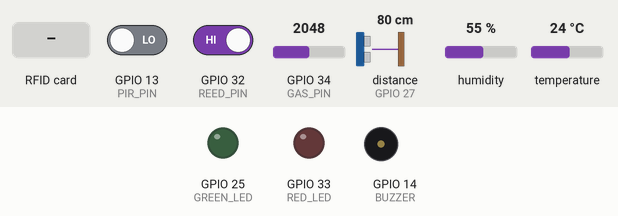
A sketch run on a simulated ESP32. Parts: output pins drawn as LEDs (lit = HIGH), buzzer (waves = sounding). Inputs (shaded band) come from the test bench; at power-on: GPIO 34 (GAS_PIN) = 2048, GPIO 13 (PIR_PIN) LOW, GPIO 32 (REED_PIN) HIGH, distance to the obstacle (sensor on GPIO 27) 80 cm, humidity 55 %, temperature 24 °C. The echo pulse lasts 58.3 µs per cm; WiFi joins after 1.5 s; servers stay silent unless stated; uploads are accepted with an empty reply; pins used as bus, display or sensor lines are not drawn; what the sketch prints to the serial monitor is not drawn.

Above: at 2.7 s.
2.8 s: RFID card 5E 7A 19 C4 held to the reader
At 3.21 s:
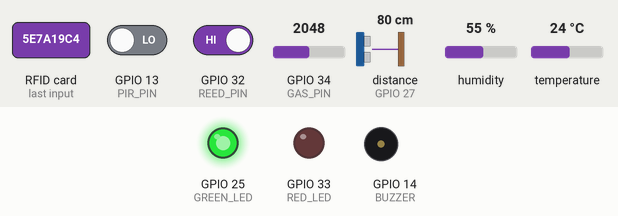
At 10.5 s:
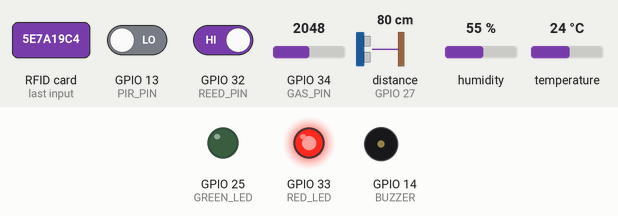
22.3 s: GPIO 34 (GAS_PIN) set to 1838
31.5 s: GPIO 34 (GAS_PIN) set to 1741
Timing chart, 0 to 34.0 s (numbered marks = the images above; inputs shaded):
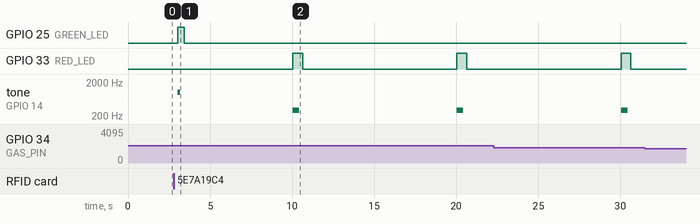

Measured:
- after the input at 2.8 s, GPIO 25 (GREEN_LED): LOW → HIGH after 0.22 s, → LOW 0.40 s later
- after the input at 31.5 s, every drawn part: stays the same
- by itself, GPIO 33 (RED_LED): alternates HIGH for 0.60 s and LOW for 9.4 s
- by itself, tone on GPIO 14 (BUZZER): plays 1000 Hz for 0.15 s, 300 Hz for 0.40 s, 300 Hz for 0.40 s

The sketch:

attendance_multisensor.ino
```cpp
/*
  Smart PG/Hostel Management Platform
  ESP32 Multi-Sensor Node — Attendance + Safety + Utility Monitoring
  ---------------------------------------------------------------------
  SENSORS ON THIS BOARD (6 total):
    1. RC522 RFID reader   -> Digital attendance (tap in/out)
    2. PIR motion sensor   -> Corridor/room occupancy + night security
    3. DHT22               -> Room temperature + humidity
    4. MQ-2 gas/smoke      -> Fire/gas leak safety (kitchen/mess area)
    5. HC-SR04 ultrasonic  -> Overhead water tank level
    6. Reed/magnetic switch -> Door open/close detection (gate or room)

  ============================ WIRING TABLE ============================
  Component        | Pin on component | Pin on ESP32
  ------------------|-------------------|----------------
  RC522 RFID        | SDA               | GPIO 5
                     | SCK               | GPIO 18
                     | MOSI              | GPIO 23
                     | MISO              | GPIO 19
                     | RST               | GPIO 22
                     | 3.3V / GND        | 3.3V / GND   (NOT 5V — will damage it)
  ------------------|-------------------|----------------
  PIR (HC-SR501)     | OUT               | GPIO 13
                     | VCC / GND         | 5V / GND
  ------------------|-------------------|----------------
  DHT22              | DATA              | GPIO 4  (use a 10k pull-up resistor to 3.3V)
                     | VCC / GND         | 3.3V / GND
  ------------------|-------------------|----------------
  MQ-2 gas sensor     | AOUT              | GPIO 34 (ADC1 input-only pin)
                     | VCC / GND         | 5V / GND
  ------------------|-------------------|----------------
  HC-SR04 ultrasonic  | TRIG              | GPIO 26
                     | ECHO              | GPIO 27 (use a voltage divider: ECHO is 5V, ESP32 pins are 3.3V!)
                     | VCC / GND         | 5V / GND
  ------------------|-------------------|----------------
  Reed switch (door)  | one leg           | GPIO 32
                     | other leg         | GND   (uses internal pull-up, no resistor needed)
  ------------------|-------------------|----------------
  Status LEDs         | Green             | GPIO 25
                     | Red               | GPIO 33
  Buzzer               | +                 | GPIO 14
  ========================================================================

  Libraries needed (Arduino IDE Library Manager):
    - MFRC522 by GithubCommunity
    - DHT sensor library by Adafruit  (+ Adafruit Unified Sensor, its dependency)
    - ArduinoJson by Benoit Blanchon
    - WiFi, HTTPClient (built-in with ESP32 board package)

  DATA FLOW:
    - RFID tap  -> instantly POSTs to /api/attendance/scan (same as before)
    - Every 10s -> reads all other sensors, POSTs one combined reading to
                   /api/sensors/reading so the dashboard can show live values
                   and raise alerts (gas high / door open / tank low / motion).
*/

#include <SPI.h>
#include <MFRC522.h>
#include <WiFi.h>
#include <HTTPClient.h>
#include <ArduinoJson.h>
#include <DHT.h>

// ------------- CONFIG: EDIT THESE -------------
const char* WIFI_SSID     = "YOUR_WIFI_SSID";
const char* WIFI_PASSWORD = "YOUR_WIFI_PASSWORD";

const char* API_BASE       = "http://192.168.1.100:4000"; // your backend's LAN IP
const char* DEVICE_API_KEY = "change_this_to_a_secret_key"; // must match backend .env

const char* DEVICE_ID   = "ESP32-NODE-01";  // unique per device/room/floor
const int   HOSTEL_ID   = 1;                // this device's hostel ID from backend DB

const float TANK_HEIGHT_CM = 100.0; // full-tank height, for % calculation — measure your tank
// ------------------------------------------------

// ---- RFID pins ----
#define SS_PIN   5
#define RST_PIN  22

// ---- Sensor pins ----
#define PIR_PIN     13
#define DHT_PIN     4
#define DHT_TYPE    DHT22
#define GAS_PIN     34   // ADC1 channel, input-only
#define TRIG_PIN    26
#define ECHO_PIN    27
#define REED_PIN    32

// ---- Feedback pins ----
#define GREEN_LED 25
#define RED_LED   33
#define BUZZER    14

MFRC522 rfid(SS_PIN, RST_PIN);
DHT dht(DHT_PIN, DHT_TYPE);

unsigned long lastSensorPush = 0;
const unsigned long SENSOR_INTERVAL = 10000; // 10 seconds

void setup() {
  Serial.begin(115200);
  SPI.begin();
  rfid.PCD_Init();
  dht.begin();

  pinMode(GREEN_LED, OUTPUT);
  pinMode(RED_LED, OUTPUT);
  pinMode(BUZZER, OUTPUT);
  pinMode(PIR_PIN, INPUT);
  pinMode(TRIG_PIN, OUTPUT);
  pinMode(ECHO_PIN, INPUT);
  pinMode(REED_PIN, INPUT_PULLUP); // reads LOW when door is closed (magnet touching)

  connectWiFi();
  Serial.println("Multi-sensor node ready.");
}

void loop() {
  if (WiFi.status() != WL_CONNECTED) {
    connectWiFi();
  }

  // ---- 1. RFID attendance (instant, event-driven) ----
  if (rfid.PICC_IsNewCardPresent() && rfid.PICC_ReadCardSerial()) {
    String uid = getUID();
    Serial.println("Card scanned: " + uid);
    sendAttendance(uid);
    rfid.PICC_HaltA();
    rfid.PCD_StopCrypto1();
    delay(1500); // debounce
  }

  // ---- 2-6. Other sensors (every 10 seconds) ----
  if (millis() - lastSensorPush >= SENSOR_INTERVAL) {
    lastSensorPush = millis();
    pushSensorReadings();
  }
}

// ============ RFID ============
String getUID() {
  String uid = "";
  for (byte i = 0; i < rfid.uid.size; i++) {
    if (rfid.uid.uidByte[i] < 0x10) uid += "0";
    uid += String(rfid.uid.uidByte[i], HEX);
  }
  uid.toUpperCase();
  return uid;
}

void sendAttendance(String uid) {
  if (WiFi.status() != WL_CONNECTED) { signalError(); return; }

  HTTPClient http;
  http.begin(String(API_BASE) + "/api/attendance/scan");
  http.addHeader("Content-Type", "application/json");
  http.addHeader("x-device-key", DEVICE_API_KEY);

  StaticJsonDocument<256> doc;
  doc["rfid_tag"] = uid;
  doc["device_id"] = DEVICE_ID;
  doc["hostel_id"] = HOSTEL_ID;
  String payload;
  serializeJson(doc, payload);

  int httpCode = http.POST(payload);
  if (httpCode == 200) {
    Serial.println("Attendance response: " + http.getString());
    signalSuccess();
  } else {
    Serial.printf("Attendance HTTP error: %d\n", httpCode);
    signalError();
  }
  http.end();
}

// ============ Other 5 sensors, combined push ============
void pushSensorReadings() {
  // -- PIR motion --
  bool motionDetected = digitalRead(PIR_PIN) == HIGH;

  // -- DHT22 temp/humidity --
  float temperature = dht.readTemperature();
  float humidity = dht.readHumidity();
  if (isnan(temperature) || isnan(humidity)) {
    Serial.println("DHT22 read failed, skipping this cycle's temp/humidity.");
    temperature = -1;
    humidity = -1;
  }

  // -- MQ-2 gas level (raw ADC 0-4095; calibrate threshold for your unit) --
  int gasRaw = analogRead(GAS_PIN);

  // -- HC-SR04 water tank level --
  float distanceCm = readUltrasonicCm();
  float waterLevelPercent = -1;
  if (distanceCm > 0) {
    float waterHeight = TANK_HEIGHT_CM - distanceCm; // distance is from sensor (top) to water surface
    waterLevelPercent = (waterHeight / TANK_HEIGHT_CM) * 100.0;
    waterLevelPercent = constrain(waterLevelPercent, 0, 100);
  }

  // -- Reed switch door status --
  bool doorClosed = digitalRead(REED_PIN) == LOW; // LOW = magnet present = closed

  // Local safety alert: buzz if gas is high (tune 1800 threshold to your MQ-2 after calibration)
  if (gasRaw > 1800) {
    signalError();
  }

  if (WiFi.status() != WL_CONNECTED) return;

  HTTPClient http;
  http.begin(String(API_BASE) + "/api/sensors/reading");
  http.addHeader("Content-Type", "application/json");
  http.addHeader("x-device-key", DEVICE_API_KEY);

  StaticJsonDocument<384> doc;
  doc["hostel_id"] = HOSTEL_ID;
  doc["device_id"] = DEVICE_ID;
  doc["motion_detected"] = motionDetected;
  doc["temperature_c"] = temperature;
  doc["humidity_pct"] = humidity;
  doc["gas_raw"] = gasRaw;
  doc["water_level_pct"] = waterLevelPercent;
  doc["door_closed"] = doorClosed;

  String payload;
  serializeJson(doc, payload);
  int httpCode = http.POST(payload);
  Serial.printf("Sensor push HTTP %d | motion=%d temp=%.1f hum=%.1f gas=%d water=%.0f%% door=%s\n",
    httpCode, motionDetected, temperature, humidity, gasRaw, waterLevelPercent, doorClosed ? "closed" : "open");
  http.end();
}

float readUltrasonicCm() {
  digitalWrite(TRIG_PIN, LOW);
  delayMicroseconds(2);
  digitalWrite(TRIG_PIN, HIGH);
  delayMicroseconds(10);
  digitalWrite(TRIG_PIN, LOW);

  long duration = pulseIn(ECHO_PIN, HIGH, 30000); // 30ms timeout
  if (duration == 0) return -1; // no echo received
  return duration * 0.0343 / 2.0; // speed of sound conversion
}

// ============ WiFi + feedback helpers ============
void connectWiFi() {
  Serial.print("Connecting to WiFi");
  WiFi.begin(WIFI_SSID, WIFI_PASSWORD);
  int attempts = 0;
  while (WiFi.status() != WL_CONNECTED && attempts < 30) {
    delay(500);
    Serial.print(".");
    attempts++;
  }
  if (WiFi.status() == WL_CONNECTED) {
    Serial.println("\nWiFi connected. IP: " + WiFi.localIP().toString());
  } else {
    Serial.println("\nWiFi connection failed, will retry in loop.");
  }
}

void signalSuccess() {
  digitalWrite(GREEN_LED, HIGH);
  tone(BUZZER, 1000, 150);
  delay(400);
  digitalWrite(GREEN_LED, LOW);
}

void signalError() {
  digitalWrite(RED_LED, HIGH);
  tone(BUZZER, 300, 400);
  delay(600);
  digitalWrite(RED_LED, LOW);
}
```
